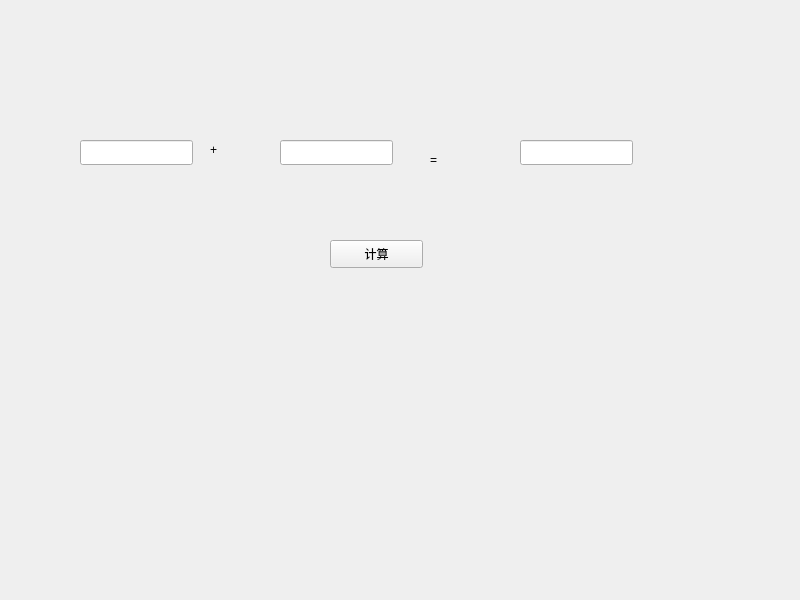
<?xml version="1.0" encoding="UTF-8"?>
<ui version="4.0">
 <class>layout2</class>
 <widget class="QWidget" name="layout2">
  <property name="geometry">
   <rect>
    <x>0</x>
    <y>0</y>
    <width>800</width>
    <height>600</height>
   </rect>
  </property>
  <property name="windowTitle">
   <string>layout2</string>
  </property>
  <widget class="QLineEdit" name="lineEdit_number_1">
   <property name="geometry">
    <rect>
     <x>80</x>
     <y>140</y>
     <width>113</width>
     <height>25</height>
    </rect>
   </property>
  </widget>
  <widget class="QLineEdit" name="lineEdit_number_2">
   <property name="geometry">
    <rect>
     <x>280</x>
     <y>140</y>
     <width>113</width>
     <height>25</height>
    </rect>
   </property>
  </widget>
  <widget class="QLineEdit" name="lineEdit_result">
   <property name="geometry">
    <rect>
     <x>520</x>
     <y>140</y>
     <width>113</width>
     <height>25</height>
    </rect>
   </property>
  </widget>
  <widget class="QLabel" name="label_add">
   <property name="geometry">
    <rect>
     <x>210</x>
     <y>140</y>
     <width>69</width>
     <height>19</height>
    </rect>
   </property>
   <property name="text">
    <string>+</string>
   </property>
  </widget>
  <widget class="QLabel" name="label_equal">
   <property name="geometry">
    <rect>
     <x>430</x>
     <y>150</y>
     <width>69</width>
     <height>19</height>
    </rect>
   </property>
   <property name="text">
    <string>=</string>
   </property>
  </widget>
  <widget class="QPushButton" name="pushButton_calc">
   <property name="geometry">
    <rect>
     <x>330</x>
     <y>240</y>
     <width>93</width>
     <height>28</height>
    </rect>
   </property>
   <property name="text">
    <string>计算</string>
   </property>
  </widget>
 </widget>
 <resources/>
 <connections/>
</ui>
